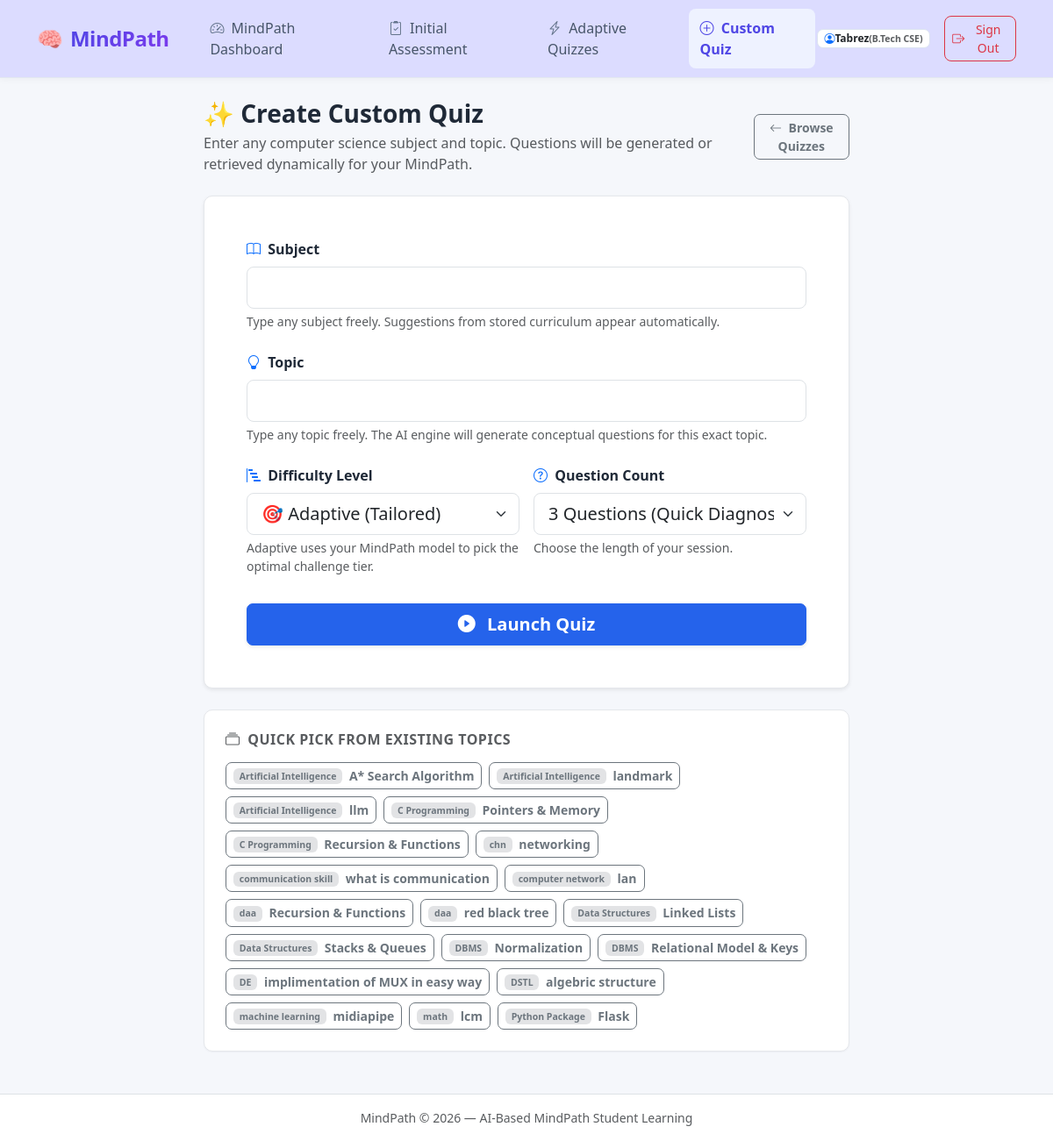
Page /quiz/custom (signed in) on the earlier database version.
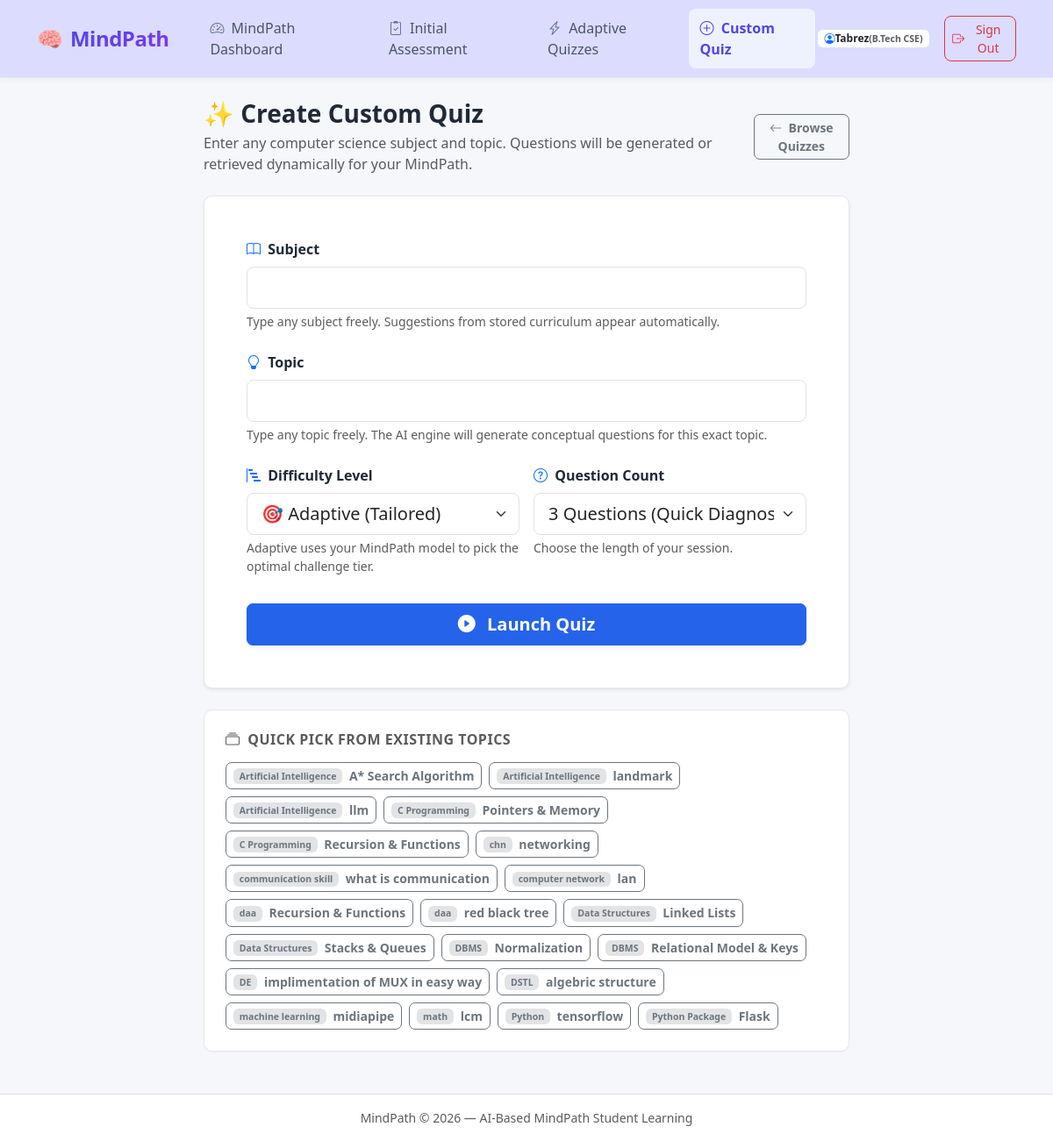
Same page on the later database version.
### tables this page shows
CREATE TABLE users (
        id INTEGER PRIMARY KEY AUTOINCREMENT,
        name TEXT NOT NULL,
        email TEXT UNIQUE NOT NULL,
        created_at TIMESTAMP DEFAULT CURRENT_TIMESTAMP
    , password_hash TEXT DEFAULT '', course TEXT DEFAULT '', academic_year TEXT DEFAULT '', learning_goal TEXT DEFAULT '', role TEXT DEFAULT 'student');

CREATE TABLE topics (
        id INTEGER PRIMARY KEY AUTOINCREMENT,
        subject TEXT NOT NULL,
        name TEXT NOT NULL,
        description TEXT
    );

### app.py (the view, shortened to what this page needs)
@app.route('/quiz/custom', methods=['GET', 'POST'])
@login_required
def custom_quiz():
    user = get_current_user()
    data_suggestions = get_all_subjects_and_topics()
    if request.method == 'GET':
        prefill_subj = request.args.get('subject', '').strip()
        prefill_topic = request.args.get('topic', '').strip()
        prefill_diff = request.args.get('difficulty', 'adaptive').strip().lower()
        prefill_count = request.args.get('count', '3').strip()
        return render_template(
            'quiz_custom.html',
            current_user=user,
            subjects=data_suggestions['subjects'],
            topics=data_suggestions['topics'],
            selected_subject=prefill_subj,
            selected_topic=prefill_topic,
            selected_difficulty=prefill_diff,
            selected_count=prefill_count
        )

### app.py (called while the page is built)
def generate_csrf_token():
    if '_csrf_token' not in session:
        session['_csrf_token'] = secrets.token_hex(32)
    return session['_csrf_token']

@app.before_request
def csrf_protect():
    if request.method == "POST":
        token = request.form.get('csrf_token') or request.headers.get('X-CSRFToken')
        session_token = session.get('_csrf_token')
        if not token or not session_token or not secrets.compare_digest(token, session_token):
            flash("Security check failed (CSRF token missing or expired). Please try again.", "danger")
            if request.is_json or request.path.startswith('/api/'):
                return jsonify({"error": "CSRF validation failed"}), 400
            return redirect(request.referrer or url_for('login'))

def login_required(f):
    @wraps(f)
    def decorated_function(*args, **kwargs):
        if 'user_id' not in session:
            flash("Please sign in to access this page.", "warning")
            return redirect(url_for('login', next=request.path))
        return f(*args, **kwargs)
    return decorated_function

def get_current_user():
    user_id = session.get('user_id')
    if not user_id:
        return None
    return get_user_by_id(user_id)

@app.context_processor
def inject_user():
    return dict(current_user=get_current_user())

### database.py (called while the page is built)
def get_db_path():
    return os.environ.get('LEARNTWIN_DB_PATH', os.path.join(os.path.dirname(__file__), 'learntwin.db'))

def get_connection(db_path=None, timeout=30.0):
    target_path = db_path or get_db_path()
    conn = sqlite3.connect(target_path, timeout=timeout)
    conn.row_factory = sqlite3.Row
    conn.execute(f"PRAGMA busy_timeout = {int(timeout * 1000)}")
    conn.execute("PRAGMA foreign_keys = ON")
    return conn

def get_user_by_id(user_id, db_path=None):
    if not user_id:
        return None
    conn = get_connection(db_path)
    try:
        cursor = conn.cursor()
        cursor.execute("SELECT id, name, email, course, academic_year, learning_goal, role, created_at FROM users WHERE id = ?", (user_id,))
        row = cursor.fetchone()
        return dict(row) if row else None
    finally:
        conn.close()

### templates/quiz_custom.html (shortened to what this page needs)
{% extends "base.html" %}
{% block content %}
<div class="row justify-content-center">
    <div class="col-12 col-lg-8">
        <div class="d-flex justify-content-between align-items-center mb-4">
            <div>
                <h3 class="fw-bold mb-1">✨ Create Custom Quiz</h3>
                <p class="text-muted mb-0">Enter any computer science subject and topic. Questions will be generated or retrieved dynamically for your MindPath.</p>
            </div>
            <a href="{{ url_for('select_quiz') }}" class="btn btn-outline-secondary btn-sm">
                <i class="bi bi-arrow-left me-1"></i> Browse Quizzes
            </a>
        </div>
        <div class="twin-card p-4 p-md-5 mb-4 shadow-sm">
            <form method="POST" action="{{ url_for('custom_quiz') }}" id="custom-quiz-form">
                <div class="mb-4">
                    <label for="subject" class="form-label fw-semibold">
                        <i class="bi bi-book text-primary me-1"></i> Subject
                    </label>
                    <input
                        type="text"
                        class="form-control form-control-lg"
                        id="subject"
                        name="subject"
                        list="subject-suggestions"
                        placeholder=""
                        value="{{ selected_subject or '' }}"
                        autocomplete="off"
                        required
                    >
                    <div class="form-text">
                        Type any subject freely. Suggestions from stored curriculum appear automatically.
                    </div>
                </div>
                <div class="mb-4">
                    <label for="topic" class="form-label fw-semibold">
                        <i class="bi bi-lightbulb text-primary me-1"></i> Topic
                    </label>
                    <input
                        type="text"
                        class="form-control form-control-lg"
                        id="topic"
                        name="topic"
                        list="topic-suggestions"
                        placeholder=""
                        value="{{ selected_topic or '' }}"
                        autocomplete="off"
                        required
                    >
                    <div class="form-text">
                        Type any topic freely. The AI engine will generate conceptual questions for this exact topic.
                    </div>
                </div>
                <div class="row g-3 mb-4">
                    <div class="col-12 col-md-6">
                        <label for="difficulty" class="form-label fw-semibold">
                            <i class="bi bi-bar-chart-steps text-primary me-1"></i> Difficulty Level
                        </label>
                        <select class="form-select form-select-lg" id="difficulty" name="difficulty">
                            <option value="adaptive" {% if selected_difficulty == 'adaptive' or not selected_difficulty %}selected{% endif %}>
                                🎯 Adaptive (Tailored)
                            </option>
                        </select>
                        <div class="form-text">Adaptive uses your MindPath model to pick the optimal challenge tier.</div>
                    </div>
                    <div class="col-12 col-md-6">
                        <label for="count" class="form-label fw-semibold">
                            <i class="bi bi-question-circle text-primary me-1"></i> Question Count
                        </label>
                        <select class="form-select form-select-lg" id="count" name="count">
                            <option value="3" {% if selected_count == '3' or not selected_count %}selected{% endif %}>3 Questions (Quick Diagnostic)</option>
                        </select>
                        <div class="form-text">Choose the length of your session.</div>
                    </div>
                </div>
                <div class="d-grid gap-2 pt-2">
                    <button type="submit" class="btn btn-primary btn-lg fw-semibold shadow-sm" id="submit-btn">
                        <i class="bi bi-play-circle-fill me-2"></i> Launch Quiz
                    </button>
                </div>
            </form>
        </div>
        {% if topics %}
        <div class="twin-card p-4 mb-4">
            <h6 class="fw-bold mb-3 text-muted text-uppercase" style="letter-spacing: 0.5px;">
                <i class="bi bi-collection me-1"></i> Quick Pick from Existing Topics
            </h6>
            <div class="d-flex flex-wrap gap-2">
                {% for t in topics %}
                <button type="button" class="btn btn-sm btn-outline-secondary quick-pick-btn"
                        data-subject="{{ t.subject }}" data-topic="{{ t.name }}">
                    <span class="badge bg-secondary-subtle text-secondary me-1">{{ t.subject }}</span>
                    {{ t.name }}
                </button>
                {% endfor %}
            </div>
        </div>
        {% endif %}
    </div>
</div>
{% endblock %}

### templates/base.html (shortened to what this page needs)
<!DOCTYPE html>
<html lang="en">
<head>
    <link href="https://cdn.jsdelivr.net/npm/bootstrap@5.3.3/dist/css/bootstrap.min.css" rel="stylesheet">
    <link rel="stylesheet" href="https://cdn.jsdelivr.net/npm/bootstrap-icons@1.11.3/font/bootstrap-icons.min.css">
    <link rel="stylesheet" href="{{ url_for('static', filename='css/style.css') }}">
</head>
<body>
    <nav class="navbar navbar-expand-lg navbar-light bg-white border-bottom sticky-top">
        <div class="container">
            <a class="navbar-brand d-flex align-items-center gap-2" href="{{ url_for('dashboard') if current_user else url_for('login') }}">
                <span class="fs-4">🧠</span>
                <span class="brand-logo fs-4">MindPath</span>
            </a>
            <div class="collapse navbar-collapse" id="navContent">
                <ul class="navbar-nav me-auto mb-2 mb-lg-0 ms-lg-3">
                    {% if current_user %}
                    <li class="nav-item">
                        <a class="nav-link {% if request.endpoint == 'dashboard' %}active fw-semibold text-primary{% endif %}" href="{{ url_for('dashboard') }}">
                            <i class="bi bi-speedometer2 me-1"></i> MindPath Dashboard
                        </a>
                    </li>
                    <li class="nav-item">
                        <a class="nav-link {% if request.endpoint == 'initial_assessment' %}active fw-semibold text-primary{% endif %}" href="{{ url_for('assessment') }}">
                            <i class="bi bi-clipboard2-check me-1"></i> Initial Assessment
                        </a>
                    </li>
                    <li class="nav-item">
                        <a class="nav-link {% if request.endpoint in ['select_quiz', 'take_quiz'] %}active fw-semibold text-primary{% endif %}" href="{{ url_for('select_quiz') }}">
                            <i class="bi bi-lightning-charge me-1"></i> Adaptive Quizzes
                        </a>
                    </li>
                    <li class="nav-item">
                        <a class="nav-link {% if request.endpoint == 'custom_quiz' %}active fw-semibold text-primary{% endif %}" href="{{ url_for('custom_quiz') }}">
                            <i class="bi bi-plus-circle me-1"></i> Custom Quiz
                        </a>
                    </li>
                    {% endif %}
                </ul>
                <div class="d-flex align-items-center gap-2">
                    {% if current_user %}
                    <div class="d-flex align-items-center gap-2 me-2">
                        <span class="badge bg-light text-dark border px-2.5 py-1.5 d-flex align-items-center gap-1.5">
                            <i class="bi bi-person-circle text-primary"></i>
                            <span class="fw-semibold">{{ current_user.name }}</span>
                            {% if current_user.course %}
                            <span class="text-muted small">({{ current_user.course }})</span>
                            {% endif %}
                        </span>
                    </div>
                    <form action="{{ url_for('logout') }}" method="POST" class="m-0">
                        <button type="submit" class="btn btn-outline-danger btn-sm d-flex align-items-center gap-1">
                            <i class="bi bi-box-arrow-right"></i> Sign Out
                        </button>
                    </form>
                    {% else %}
                    <a href="{{ url_for('login') }}" class="btn btn-outline-primary btn-sm px-3">Sign In</a>
                    <a href="{{ url_for('register') }}" class="btn btn-primary btn-sm px-3">Register</a>
                    {% endif %}
                </div>
            </div>
        </div>
    </nav>
    <main class="container my-4 flex-grow-1">
        {% if error_title %}
        <div class="text-center py-5">
            <h1 class="display-4 fw-bold text-danger">{{ error_title }}</h1>
            <p class="lead text-muted">{{ error_message }}</p>
            <a href="{{ url_for('dashboard') if current_user else url_for('login') }}" class="btn btn-primary mt-3">Return Home</a>
        </div>
        {% else %}
            {% block content %}{% endblock %}
        {% endif %}
    </main>
    <footer class="bg-white border-top py-3 mt-auto">
        <div class="container text-center text-muted small">
            <span>MindPath &copy; 2026 — AI-Based MindPath Student Learning</span>
        </div>
    </footer>
</body>
</html>

### static/css/style.css (style rules this page uses)
:root { --primary: #2563eb; --primary-hover: #1d4ed8; --success: #16a34a; --warning: #d97706; --danger: #dc2626; --page-bg: #f5f7fb; --card-bg: #ffffff; --card-border: #e5e7eb; --text-main: #1f2937; --text-muted: #6b7280; --radius: 10px; }
html { scroll-behavior: smooth; }
body { font-family: "Segoe UI", system-ui, -apple-system, BlinkMacSystemFont, sans-serif; background: var(--page-bg); color: var(--text-main); min-height: 100vh; display: flex; flex-direction: column; }
main { flex: 1; }
.navbar { background: #dcdcff !important; border-bottom: 1px solid #e2e8f0 !important; box-shadow: 0 2px 8px rgba(30, 41, 59, 0.04); min-height: 72px; }
.navbar .container { min-height: 72px; }
.navbar-brand { color: #1e3a8a !important; }
.brand-logo { font-weight: 800; letter-spacing: -0.5px; background: linear-gradient(135deg, #4f46e5 0%, #7c3aed 100%); -webkit-background-clip: text; -webkit-text-fill-color: transparent; }
.navbar .nav-link { color: #475569 !important; font-weight: 500; padding: 0.65rem 0.8rem !important; border-radius: 8px; margin: 0 2px; transition: all 0.2s ease; }
.navbar .nav-link.active { color: #4f46e5 !important; background: #eef2ff; font-weight: 600; }
.navbar .nav-link i { color: #64748b; transition: color 0.2s ease; }
.navbar .nav-link:hover i, .navbar .nav-link.active i { color: #4f46e5; }
.navbar .badge { border-radius: 7px; }
.navbar .d-flex .badge { background: #ffffff !important; border-color: #dbe3f0 !important; }
.navbar .btn-outline-danger { border-radius: 8px; font-weight: 500; transition: all 0.2s ease; }
.mindpath-card, .twin-card { background: var(--card-bg); border: 1px solid var(--card-border); border-radius: var(--radius); box-shadow: 0 1px 2px rgba(15, 23, 42, 0.04); transition: box-shadow 0.2s ease, border-color 0.2s ease; }
.btn { border-radius: 7px; font-weight: 600; }
.btn-primary { background-color: var(--primary); border-color: var(--primary); }

Differences in the rows shown:
added topics: subject "Python", name "tensorflow"
